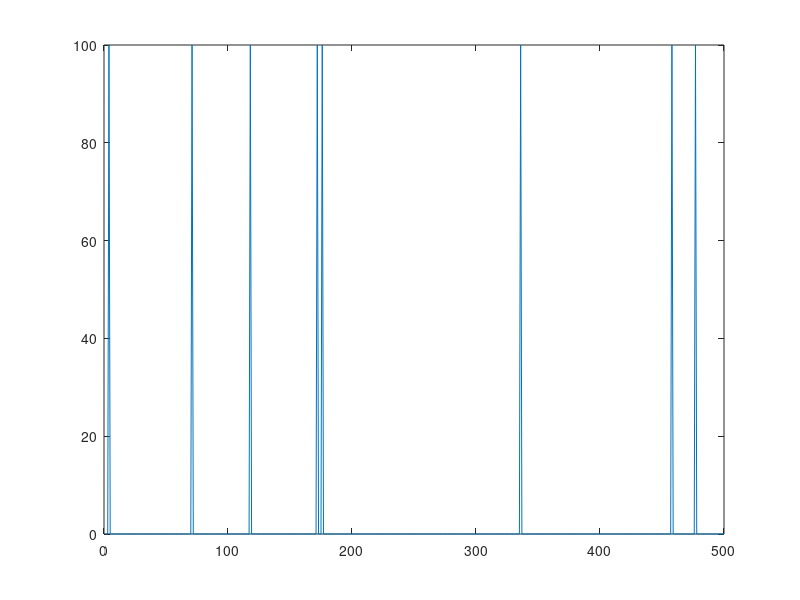

Reproduce this figure in MATLAB. (Note: this script raises an error after producing the figure.)
% Hodgkin-Huxley demo

clear variables
close all

% Choose basic settings for simulations
n_t             = 5e2;
decim           = 2;
deltat          = 7e-2/decim;         % 10Hz sampling rate
f_fname         = @f_HH;
g_fname         = @g_Id;

% Input to the HH system
u       = 1e2*(randn(1,n_t)>2);
% u = 5e1*randn(1,n_t);
figure,plot(u)


% Build priors for model inversion
priors.muX0 = [0;0;-2.8843;-0.7645];
priors.SigmaX0 = 1e0*eye(4);
priors.muTheta = [1;0*ones(4,1)];
priors.SigmaTheta = 0e1*eye(5);
priors.SigmaTheta(2,2) = 0;
priors.a_alpha      = 1e0;
priors.b_alpha      = 1e0;
priors.a_sigma      = 1e0;
priors.b_sigma      = 1e0;
for t = 1:n_t
    dq              = 1e4*ones(4,1);
    dq(1)           = 1e-2;
    priors.iQx{t}   = diag(dq);
end

% Build options structure for temporal integration of SDE
inF.delta_t     = deltat;
inF.a           = 0.5;
inG.ind         = 1;
options.priors = priors;
options.backwardLag = 2;
options.inF     = inF;
options.inG     = inG;

options.decim   = decim;
dim.n_theta         = 5;
dim.n_phi           = 0;
dim.n               = 4;

% Build time series of hidden states and observations
alpha   = Inf;
sigma   = 1e1;
theta   = [1;0;0*randn(3,1)];
phi     = [];
x0 = [0;0;-2.8843;-0.7645];
[y,x,x0,eta,e] = simulateNLSS(...
    n_t,f_fname,g_fname,theta,phi,u,alpha,sigma,options,x0);

% display time series of hidden states and observations
displaySimulations(y,x,eta,e)



% Call inversion routine
[posterior,out] = VBA_NLStateSpaceModel(y,[],f_fname,g_fname,dim,options);


%------------ Display results ------------------%
displayResults(posterior,out,y,x,x0,theta,phi,alpha,sigma)
